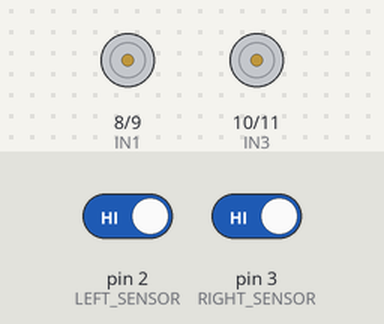
Simulated run of this sketch. Board: Arduino Uno, built with avr-gcc and run on an emulated ATmega328P. Parts: motor-driver pin pairs drawn as motors (green arrow = first pin HIGH = forward, orange = second pin HIGH = backward, longer = more drive, scaled by the enable pin). The inputs (shaded band) are chosen by the test bench; at power-on: pin 2 (LEFT_SENSOR) HIGH, pin 3 (RIGHT_SENSOR) HIGH.

Above: at 1.2 s.
1.3 s: pin 2 (LEFT_SENSOR) driven LOW
At 1.7 s:
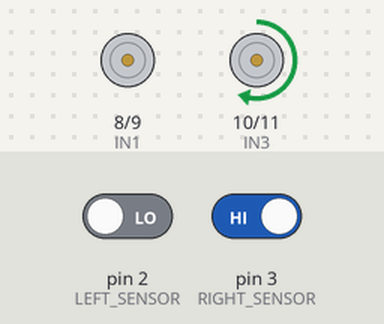
2.8 s: pin 3 (RIGHT_SENSOR) driven LOW
At 4.0 s:
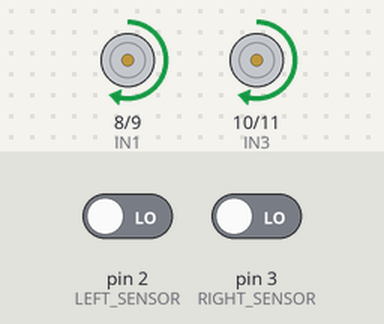
4.3 s: pin 2 (LEFT_SENSOR) driven HIGH
At 5.2 s:
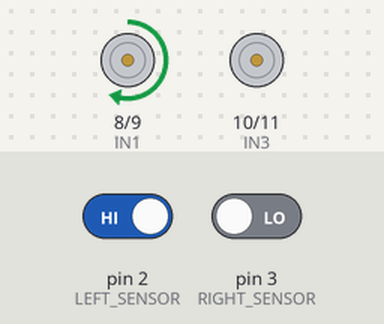
5.8 s: pin 3 (RIGHT_SENSOR) driven HIGH
At 6.4 s:
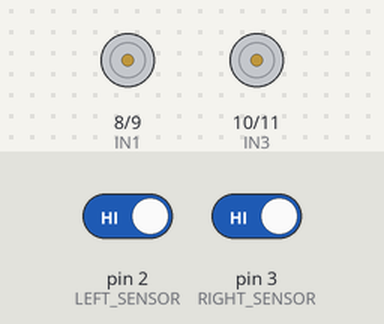
Timing chart, 0 to 8.3 s (numbered marks = the images above; inputs shaded):
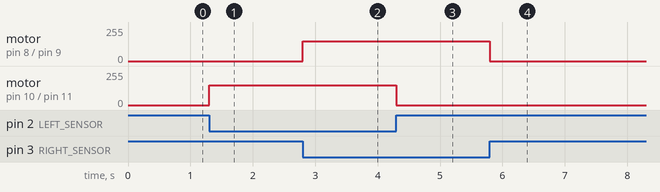

The sketch:

line_follower_robot.ino
```cpp
// Line Follower Robot
// Arduino UNO + L298N + 2 IR Sensors

#define ENA 5
#define IN1 8
#define IN2 9
#define IN3 10
#define IN4 11
#define ENB 6

#define LEFT_SENSOR 2
#define RIGHT_SENSOR 3

int speedMotor = 150;

void forward() {
  analogWrite(ENA, speedMotor);
  analogWrite(ENB, speedMotor);

  digitalWrite(IN1, HIGH);
  digitalWrite(IN2, LOW);

  digitalWrite(IN3, HIGH);
  digitalWrite(IN4, LOW);
}

void left() {
  analogWrite(ENA, speedMotor);
  analogWrite(ENB, speedMotor);

  digitalWrite(IN1, LOW);
  digitalWrite(IN2, LOW);

  digitalWrite(IN3, HIGH);
  digitalWrite(IN4, LOW);
}

void right() {
  analogWrite(ENA, speedMotor);
  analogWrite(ENB, speedMotor);

  digitalWrite(IN1, HIGH);
  digitalWrite(IN2, LOW);

  digitalWrite(IN3, LOW);
  digitalWrite(IN4, LOW);
}

void stopRobot() {
  digitalWrite(IN1, LOW);
  digitalWrite(IN2, LOW);
  digitalWrite(IN3, LOW);
  digitalWrite(IN4, LOW);
}

void setup() {
  pinMode(ENA, OUTPUT);
  pinMode(ENB, OUTPUT);

  pinMode(IN1, OUTPUT);
  pinMode(IN2, OUTPUT);
  pinMode(IN3, OUTPUT);
  pinMode(IN4, OUTPUT);

  pinMode(LEFT_SENSOR, INPUT);
  pinMode(RIGHT_SENSOR, INPUT);
}

void loop() {
  int leftSensor = digitalRead(LEFT_SENSOR);
  int rightSensor = digitalRead(RIGHT_SENSOR);

  // For most IR sensors:
  // Black line = LOW
  // White surface = HIGH

  if (leftSensor == LOW && rightSensor == LOW) {
    forward();
  }
  else if (leftSensor == LOW && rightSensor == HIGH) {
    left();
  }
  else if (leftSensor == HIGH && rightSensor == LOW) {
    right();
  }
  else {
    stopRobot();
  }
}
```

Measured:
- after the input at 1.3 s, motor on pin 10 (IN3) / pin 11 (IN4): stopped → forward 150/255 at once
- after the input at 2.8 s, motor on pin 8 (IN1) / pin 9 (IN2): stopped → forward 150/255 at once
- after the input at 4.3 s, motor on pin 10 (IN3) / pin 11 (IN4): forward 150/255 → stopped at once
- after the input at 5.8 s, motor on pin 8 (IN1) / pin 9 (IN2): forward 150/255 → stopped at once
